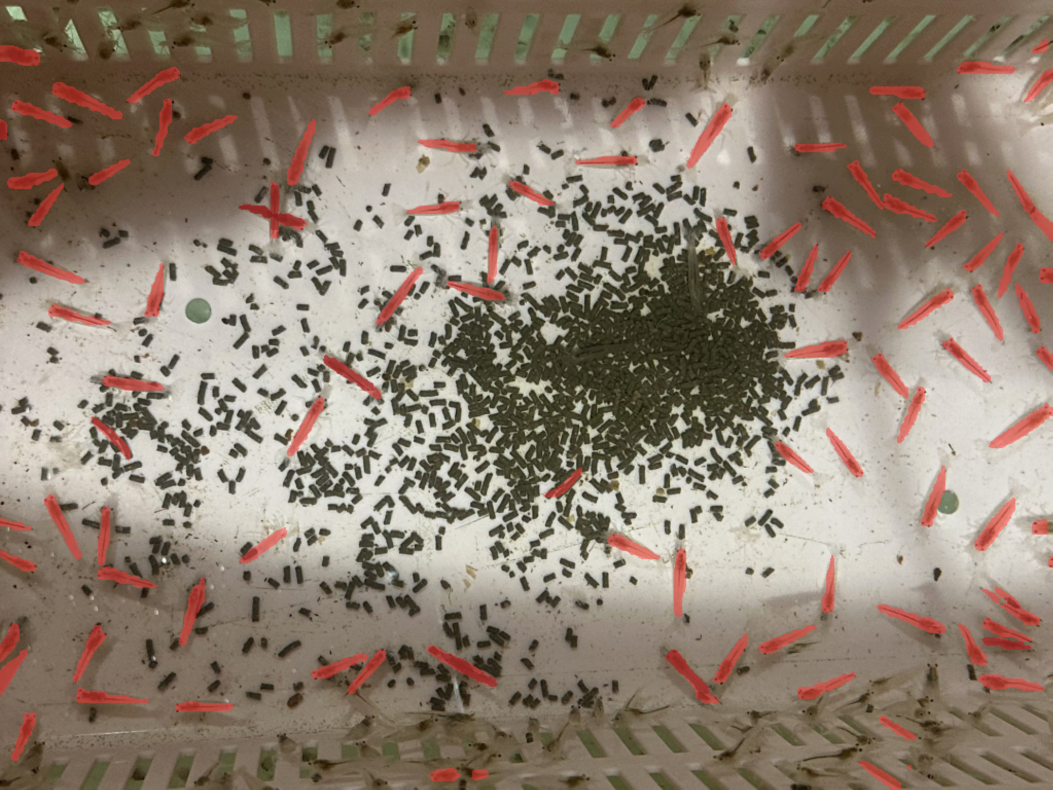
#> input picture black_pix_cal/test1.png, 2105 x 1579 px (shown at 1/2 size)
$ jupyter execute --allow-errors black_pix_cal.ipynb
#> lines starting #> are read from the running program, lines starting #| are printed output that depends on the picture; after the words box and inside, x2 and y2 are one past the last pixel; in counts of white or black regions, pixels touching at a corner belong together; long printed decimals are rounded
Black Picxel Caculation (黑色畫素計算) 及飼料覆蓋率計算的的程式碼, 這裡包括Main Code，Fine Tuning of HSV color filtering 以及對批量分析照片自動輸出的部分

最後為擬合和評測部分

[cell 1]
import cv2
import numpy as np

## MAIN CODE ##

def calculate_coverage(image, lower_color, upper_color):
    # Converting images into HSV color space
    hsv_image = cv2.cvtColor(image, cv2.COLOR_BGR2HSV)

    # Creating masks to extract specific color areas by color thresholding
    mask = cv2.inRange(hsv_image, lower_color, upper_color)

    # Counting the number of non-zero pixel points in a mask
    total_pixels = np.sum(mask > 0)

    # Calculation of coverage
    coverage = (total_pixels / (image.shape[0] * image.shape[1])) * 100

    return coverage

# Read File
image_path = 'test1.png'
image = cv2.imread(image_path)
#> image is the input picture: shape (1579, 2105, 3); mean B, G, R 111.3, 126.1, 141.9

# Define intervals for specific colors（示例為黑褐色）

lower_color = np.array([0, 0, 0])  # HSV 下的顏色下限
upper_color = np.array([39, 130, 80])  # HSV 下的顏色上限

# Output Coverage
coverage = calculate_coverage(image, lower_color, upper_color)
#> in calculate_coverage, `mask = cv2.inRange(hsv_image, lower_color, upper_color)`:
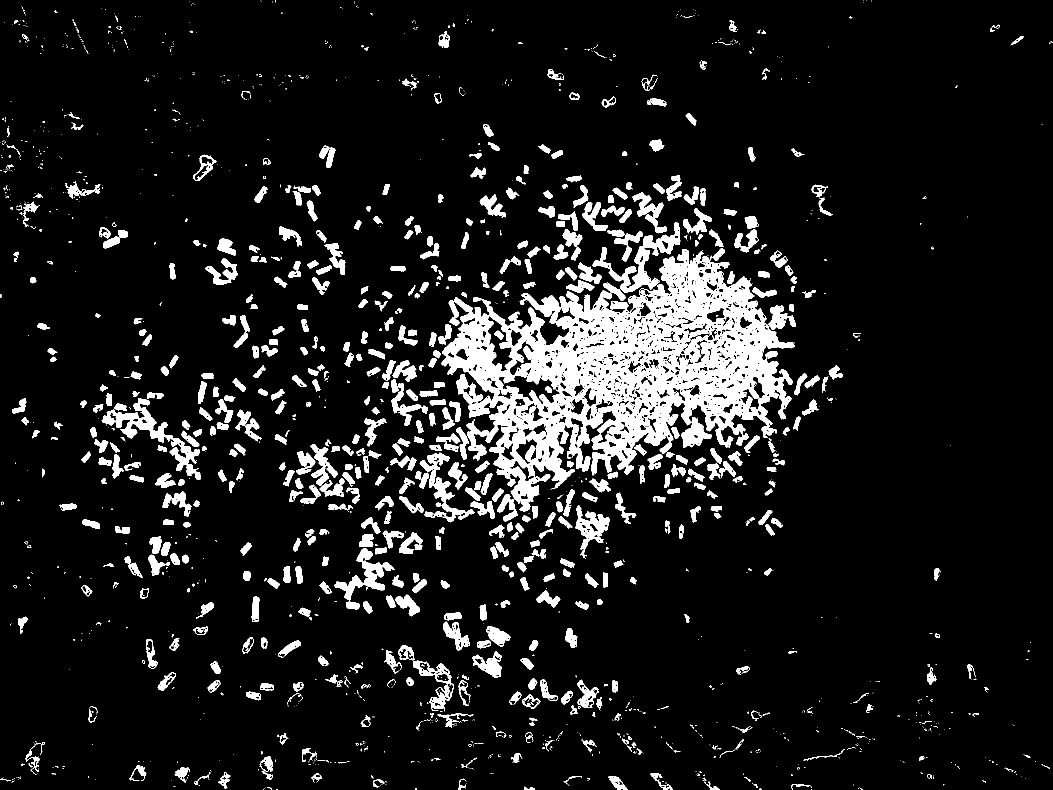
#> mask: shape (1579, 2105) (shown at 1/2 size); 10.1% white; 1718 white regions (1096 under 20 px), largest, box (x1, y1, x2, y2) and area: (883, 496, 1590, 1023) 150510, (203, 796, 402, 960) 6158, (1185, 445, 1361, 586) 5666
#> in calculate_coverage, `total_pixels = np.sum(mask > 0)`: total_pixels = 334740
#> in calculate_coverage, `coverage = (total_pixels / (image.shape[0] * image.shape[1])) * 100`: coverage = 10.07
#> coverage = 10.07
print(f'coverage of feed (dark brown)：{coverage:.2f}%')
#| coverage of feed (dark brown)：10.07%

[cell 2]
# For Testing

image_path = 'test1.png'
image = cv2.imread(image_path)

lower_color = np.array([0, 0, 0])
upper_color = np.array([39, 130, 80])

coverage = calculate_coverage(image, lower_color, upper_color)
print(f'coverage of feed (dark brown)：{coverage:.2f}%')
#| coverage of feed (dark brown)：10.07%

[cell 3]
# For Fine Tuning of HSV color filtering

# 由於每個樣本（影片）的飼料顏色區間有差別，在這裡導入需要尋找 HSV 空間的照片放這裡，已找到最適合濾出飼料的 HSV空間

import cv2
import numpy as np

def nothing(x):
    pass

# Load image
image = cv2.imread('test1.png') # 需要尋找 HSV 空間的照片放這裡，並運行此部分

# Create a window
cv2.namedWindow('image')

# Create trackbars for color change
# Hue is from 0-179 for Opencv
cv2.createTrackbar('HMin', 'image', 0, 179, nothing)
cv2.createTrackbar('SMin', 'image', 0, 255, nothing)
cv2.createTrackbar('VMin', 'image', 0, 255, nothing)
cv2.createTrackbar('HMax', 'image', 0, 179, nothing)
cv2.createTrackbar('SMax', 'image', 0, 255, nothing)
cv2.createTrackbar('VMax', 'image', 0, 255, nothing)

# Set default value for Max HSV trackbars
cv2.setTrackbarPos('HMax', 'image', 179)
cv2.setTrackbarPos('SMax', 'image', 255)
cv2.setTrackbarPos('VMax', 'image', 255)

# Initialize HSV min/max values
hMin = sMin = vMin = hMax = sMax = vMax = 0
phMin = psMin = pvMin = phMax = psMax = pvMax = 0

while(1):
    # Get current positions of all trackbars
    hMin = cv2.getTrackbarPos('HMin', 'image')
    sMin = cv2.getTrackbarPos('SMin', 'image')
    vMin = cv2.getTrackbarPos('VMin', 'image')
    hMax = cv2.getTrackbarPos('HMax', 'image')
    sMax = cv2.getTrackbarPos('SMax', 'image')
    vMax = cv2.getTrackbarPos('VMax', 'image')

    # Set minimum and maximum HSV values to display
    lower = np.array([hMin, sMin, vMin])
    upper = np.array([hMax, sMax, vMax])

    # Convert to HSV format and color threshold
    hsv = cv2.cvtColor(image, cv2.COLOR_BGR2HSV)
    mask = cv2.inRange(hsv, lower, upper)
#> mask: shape (1579, 2105); every value is 255
    result = cv2.bitwise_and(image, image, mask=mask)

    # Print if there is a change in HSV value
    if((phMin != hMin) | (psMin != sMin) | (pvMin != vMin) | (phMax != hMax) | (psMax != sMax) | (pvMax != vMax) ):
        print("(hMin = %d , sMin = %d, vMin = %d), (hMax = %d , sMax = %d, vMax = %d)" % (hMin , sMin , vMin, hMax, sMax , vMax))
        phMin = hMin
        psMin = sMin
        pvMin = vMin
        phMax = hMax
        psMax = sMax
        pvMax = vMax

    # Display result image
    cv2.imshow('image', result)
    if cv2.waitKey(10) & 0xFF == ord('q'):
#> (key q is pressed here)
        break

cv2.destroyAllWindows()

[cell 4]
image_path = "test1.png"
image = cv2.imread(image_path)

# 記錄以上濾出飼料的 HSV 顏色上下限 輸入下方

lower_color = np.array([0, 0, 0])  # HSV 下的顏色下限
upper_color = np.array([39, 130, 80])  # HSV 下的顏色上限

# Convert to HSV format and color threshold
hsv = cv2.cvtColor(image, cv2.COLOR_BGR2HSV)
mask = cv2.inRange(hsv, lower_color, upper_color)
result = cv2.bitwise_and(image, image, mask=mask)
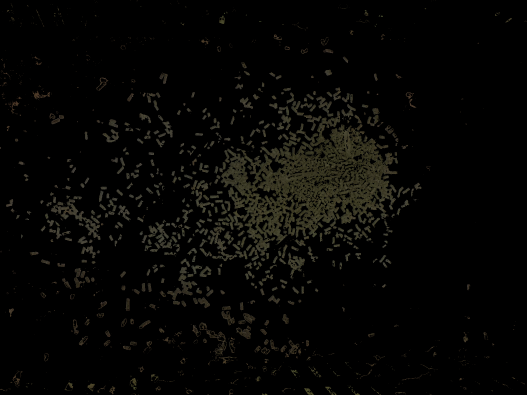
#> result: shape (1579, 2105, 3) (shown at 1/4 size); mean B, G, R 4.2, 5.9, 6.3

coverage = calculate_coverage(image, lower_color, upper_color)
print(f'coverage of feed (dark brown)：{coverage:.2f}%')
#| coverage of feed (dark brown)：10.07%

[cell 5]
import matplotlib.pyplot as plt

# 查看濾色效果

plt.imshow(result,cmap='gray')
plt.show()

For Picture Packs 多張照片的批量濾色，並輸出結果

[cell 6]
import numpy as np
import os

sourceDir = ('test_sf_00') # Picture Packs 位置

img_list = sorted((os.listdir(sourceDir)),key=len)

img_list

[cell 7]
coverage_list = []

for i in img_list:

   image_path = os.path.join(sourceDir, i)
   image = cv2.imread(image_path)
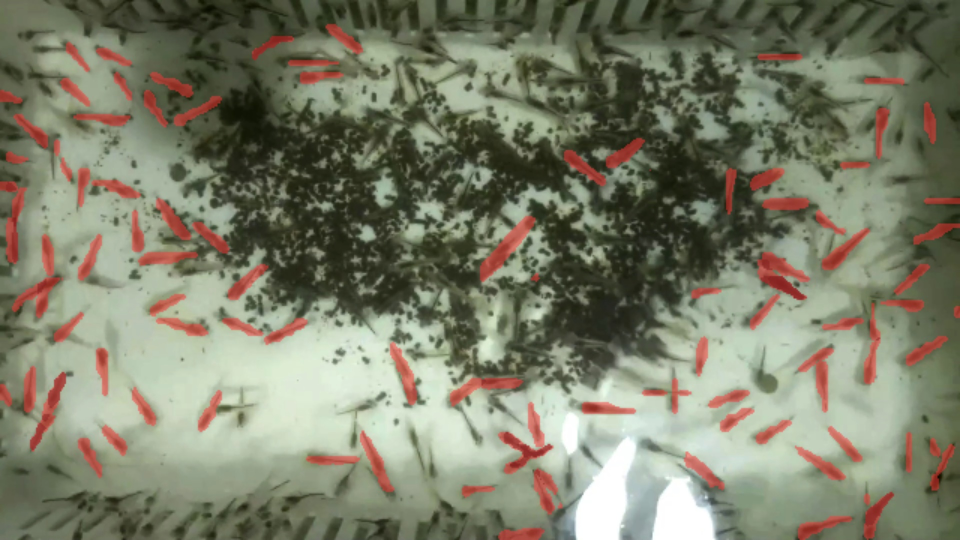
#> input picture black_pix_cal/test_sf_00/10200.jpg, 1920 x 1080 px (shown at 1/2 size)
#> image is the input picture: shape (1080, 1920, 3); mean B, G, R 105, 125.6, 124.2

   # 定义特定颜色的区间（示例为黑褐色）

   lower_color = np.array([30, 90, 10])  # HSV下的颜色下限
   upper_color = np.array([35, 180, 45])  # HSV下的颜色上限

   coverage = calculate_coverage(image, lower_color, upper_color)
#> in calculate_coverage (call 4), `mask = cv2.inRange(hsv_image, lower_color, upper_color)`:
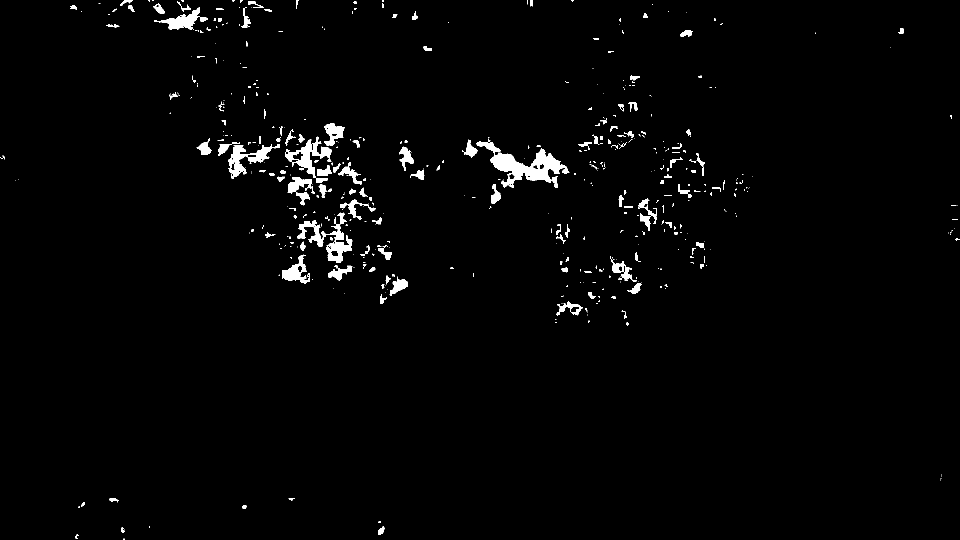
#> mask: shape (1080, 1920) (shown at 1/2 size); 1.9% white; 508 white regions (324 under 20 px), largest, box (x1, y1, x2, y2) and area: (953, 283, 1139, 376) 5875, (570, 273, 664, 366) 2647, (456, 288, 560, 358) 2345
#> in calculate_coverage (call 4), `total_pixels = np.sum(mask > 0)`: total_pixels = 40081
#> in calculate_coverage (call 4), `coverage = (total_pixels / (image.shape[0] * image.shape[1])) * 100`: coverage = 1.93
#> coverage = 1.93
   coverage_list = np.append(coverage_list, coverage)
#> coverage_list = [1.93]

   print(f'coverage of feed (dark brown)：{coverage:.2f}%')
#| coverage of feed (dark brown)：1.93%
#> pass 2 of the loop `for i in img_list:`:
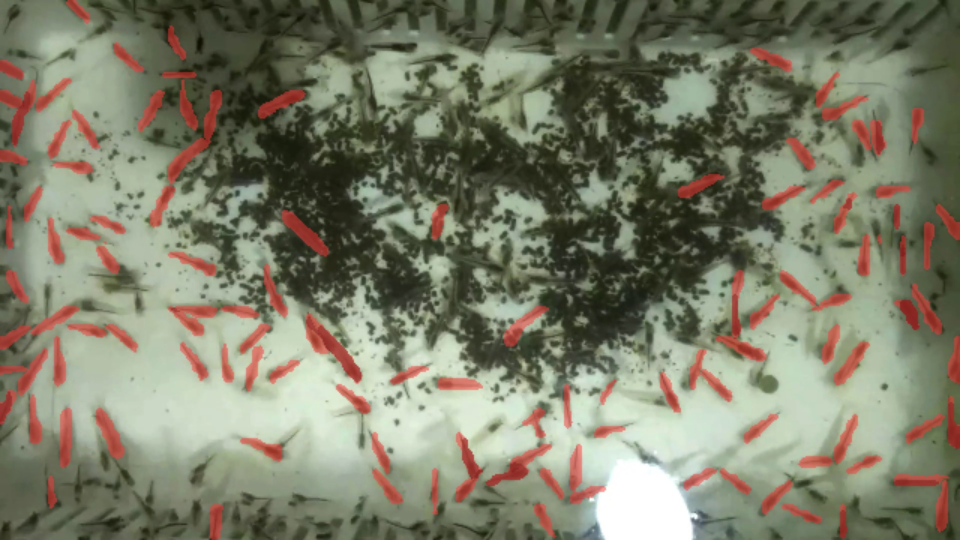
#> input picture black_pix_cal/test_sf_00/10500.jpg, 1920 x 1080 px (shown at 1/2 size)
#> image is the input picture: shape (1080, 1920, 3); mean B, G, R 104.7, 125.2, 124.8
#> in calculate_coverage (call 5), `mask = cv2.inRange(hsv_image, lower_color, upper_color)`:
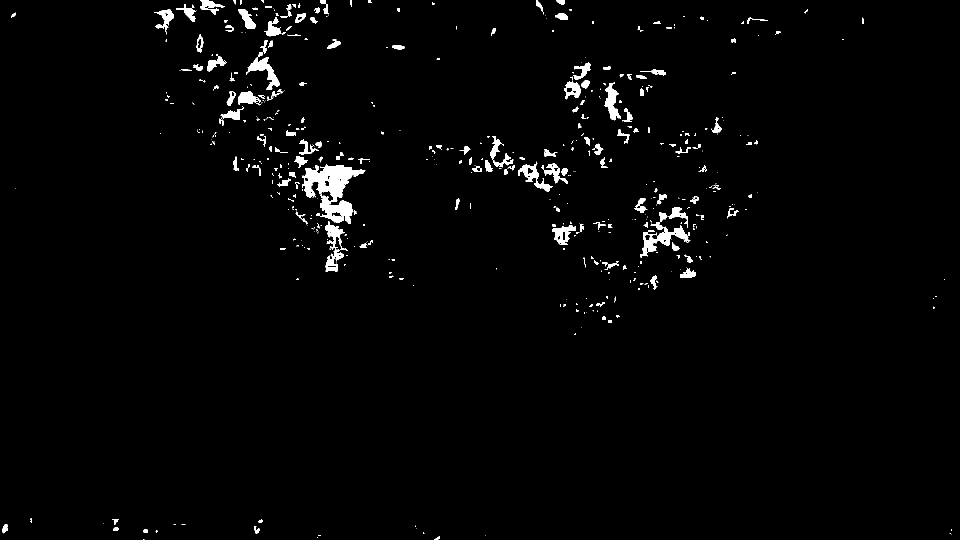
#> mask: shape (1080, 1920) (shown at 1/2 size); 2% white; 517 white regions (313 under 20 px), largest, box (x1, y1, x2, y2) and area: (604, 328, 731, 448) 6909, (1280, 450, 1380, 516) 2125, (650, 442, 689, 544) 1737
#> total_pixels = 41620
#> in calculate_coverage (call 5), `coverage = (total_pixels / (image.shape[0] * image.shape[1])) * 100`: coverage = 2.01
#> coverage_list = [1.93, 2.01]
#| coverage of feed (dark brown)：2.01%
#> pass 3 of the loop `for i in img_list:`:
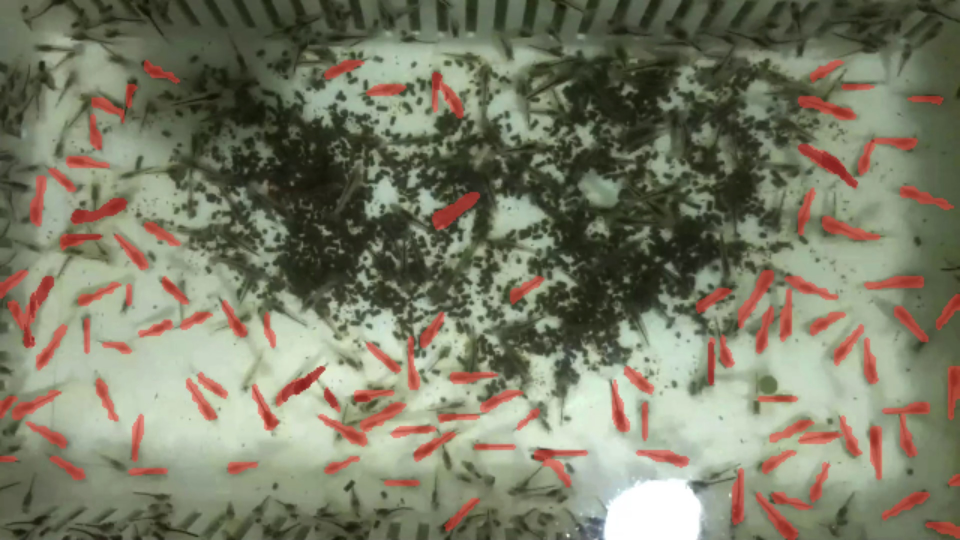
#> input picture black_pix_cal/test_sf_00/10800.jpg, 1920 x 1080 px (shown at 1/2 size)
#> image is the input picture: shape (1080, 1920, 3); mean B, G, R 102.9, 123.8, 123
#> in calculate_coverage (call 6), `mask = cv2.inRange(hsv_image, lower_color, upper_color)`:
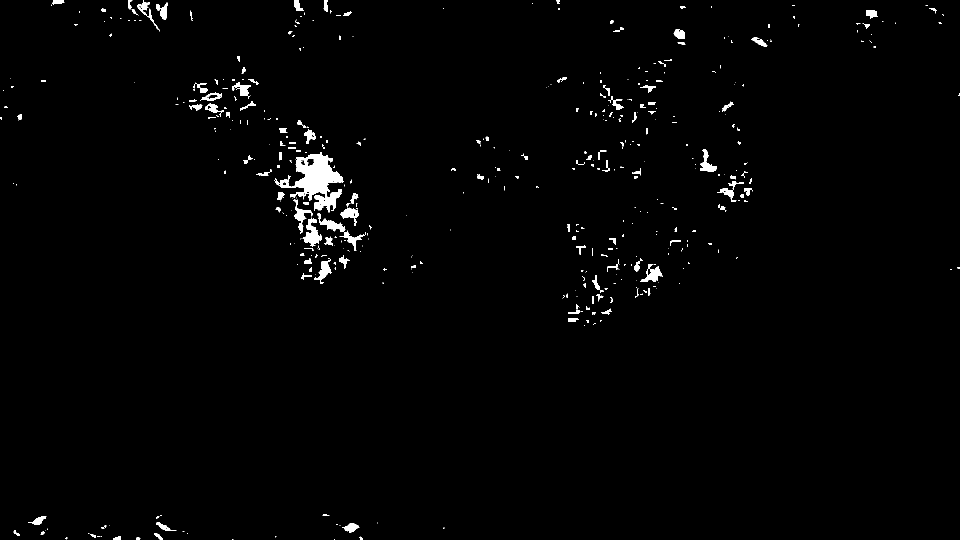
#> mask: shape (1080, 1920) (shown at 1/2 size); 1.4% white; 475 white regions (301 under 20 px), largest, box (x1, y1, x2, y2) and area: (548, 304, 687, 423) 6755, (605, 435, 644, 494) 1008, (586, 398, 625, 467) 681
#> total_pixels = 29079
#> in calculate_coverage (call 6), `coverage = (total_pixels / (image.shape[0] * image.shape[1])) * 100`: coverage = 1.4
#> coverage_list = [1.93, 2.01, 1.4]
#| coverage of feed (dark brown)：1.40%

[cell 8]
coverage_list
#> Out = [1.93, 2.01, 1.4]

讀取上述的Data， 輸出黑色畫素（飼料覆蓋率）變化曲線

[cell 9]
import matplotlib.pyplot as plt


t = (len(coverage_list)) * 10
#> t = 30

time = np.arange(0, t, 10)
cov = coverage_list
#> cov = [1.93, 2.01, 1.4]

plt.plot(time, cov, marker='o',color="orange")

plt.title('Feed Coverage(%) vs. Time(Sec)')
plt.xlabel('Time(Seconds)')
plt.ylabel('Coverage Of Feed (%)')

plt.grid(True)

plt.show()
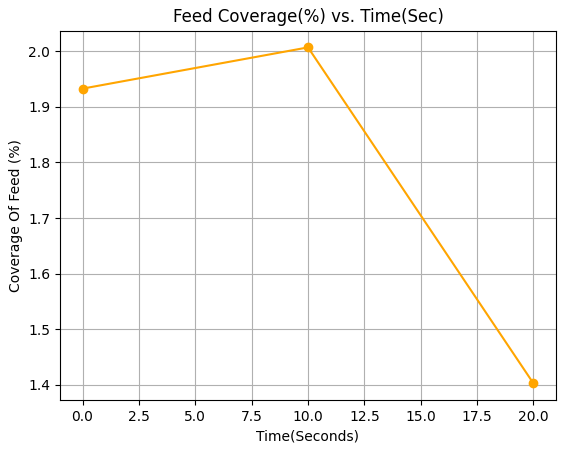
#> figure drawn by matplotlib, 1 panel

以下為擬合部分，包括各種擬合辦法和評測指標的計算

[cell 10]
cov_np = np.array(coverage_list)
#> cov_np = [1.93, 2.01, 1.4]

https://blog.csdn.net/jesseyule/article/details/95245350

判断折线图拟合的好坏可以使用多个评估指标来衡量拟合的准确性和质量。以下是一些常用的指标：

平均绝对误差（Mean Absolute Error，MAE）：计算拟合曲线与原始数据点之间的平均绝对差异。较低的 MAE 值表示拟合效果较好。

均方误差（Mean Squared Error，MSE）：计算拟合曲线与原始数据点之间的平均平方差。较低的 MSE 值表示拟合效果较好。

决定系数（Coefficient of Determination，R²）：衡量拟合曲线对原始数据的解释程度。取值范围从0到1，越接近1表示拟合效果越好。

可视化比较：将拟合曲线与原始数据点一起绘制在折线图上，直观地比较拟合曲线与实际数据的吻合程度。

这些指标可以使用 Python 的相应库和函数进行计算，例如使用 NumPy 或 Scikit-learn 库中的函数。同时，可视化比较可以使用 Matplotlib 或其他绘图库来实现。

需要注意的是，拟合效果的好坏还应根据具体的数据和应用背景来判断，不同的问题可能需要关注不同的指标。因此，选择适当的评估指标是根据具体情况进行的

[cell 11]
# 局部加权散点平滑法（Loess）

import numpy as np
import statsmodels.api as sm

# 假设有一组 x 和 y 数据
x = np.arange(0, 1200, 10)
y = cov_np
#> y = [1.93, 2.01, 1.4]

# 使用 lowess 函数进行 Loess 拟合
#> (the rest of this cell did not finish here and is left out)

[cell 12]
# 多项式拟合（一元二次方程） 拟合法 Polynomial Regression

import numpy as np
from scipy.optimize import curve_fit

# 定义一元二次方程模型函数
def quadratic_func(x, a, b, c):
    return a * x**2 + b * x + c

# 假设有一组 x 和 y 数据
x = np.arange(0, 1200, 10)
y = cov_np

# 使用 curve_fit 函数拟合一元二次方程模型
#> (the rest of this cell did not finish here and is left out)

[cell 13]
import numpy as np
from scipy.interpolate import UnivariateSpline

# 原始数据
x = np.arange(0, 1200, 10)
y = cov_np

# 使用样条插值拟合(加上噪声数据插值)
#> (the rest of this cell did not finish here and is left out)

[cell 14]
## exponential_func Fitting


import numpy as np
from scipy.optimize import curve_fit
from sklearn.metrics import r2_score, mean_squared_error, mean_absolute_error
import matplotlib.pyplot as plt

def exponential_func(x, a, b, c):
    return a * np.exp(-b * x) + c


x = np.arange(0, t, 10)
y = cov_np

# 使用 curve_fit 函数进行拟合，获取拟合参数和协方差矩阵
#> (the rest of this cell did not finish here and is left out)


# 提取拟合参数
a, b, c = params
# 计算预测值
y_pred = exponential_func(x, a, b, c)

# 计算决定系数
r2 = r2_score(y, y_pred)

# 计算均方误差
mse = mean_squared_error(y, y_pred)

# 计算平均绝对误差
mae = mean_absolute_error(y, y_pred)

# 绘制原始数据
plt.plot(x, y, label='Original Data')

# 绘制拟合曲线
x_fit = np.linspace(min(x), max(x), 100)
y_fit = exponential_func(x_fit, a, b, c)
plt.plot(x_fit, y_fit, 'r--', label='Exponential Fit')
plt.title('Exponential Fitting of Feed Coverage(%) vs. Time(Sec) ')
plt.xlabel('Time(Seconds)')
plt.ylabel('Coverage Of Feed (%)')
plt.legend()
plt.show()


print("决定系数（R²）:", r2)
print("均方误差（MSE）:", mse)
print("平均绝对误差（MAE）:", mae)

#> (a cell that did not finish here is left out)

#> (a cell that did not finish here is left out)

#> (a cell that did not finish here is left out)

#> (a cell that did not finish here is left out)

[cell 19]
import numpy as np
import matplotlib.pyplot as plt
import scipy.optimize as optimize
pi = np.pi

# 一组实验数据

x = np.arange(0, t, 10)
y = cov_np

fig, ax = plt.subplots()
ax.plot(x, y, 'b')


# 拟合指数曲线
def target_func(x, a0, a1, a2):
    return a0 * np.exp(-x / a1) + a2


a0 = max(y) - min(y)
#> a0 = 0.605
a1 = x[round(len(x) / 2)]
a2 = min(y)
#> a2 = 1.4
p0 = [a0, a1, a2]
#> p0 = [0.605, 20, 1.4]
print(p0)
#| [0.6048, 20, 1.402]
para, cov = optimize.curve_fit(target_func, x, y, p0=p0)
#> para = [3740.4, 140988.5, -3738.3]; cov = [[inf, inf, inf], [inf, inf, inf], [inf, inf, inf]]
print(para)
#| [  3740.380 140988.503  -3738.334 ]

y_fit = [target_func(a, *para) for a in x]
#> y_fit = [2.05, 1.78, 1.52]
ax.plot(x, y_fit, 'r--')

plt.show()
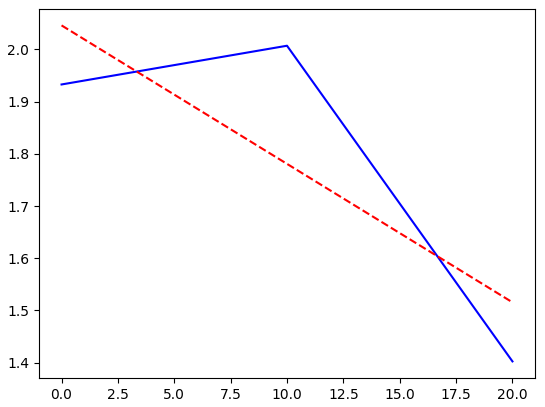
#> figure drawn by matplotlib, 1 panel
